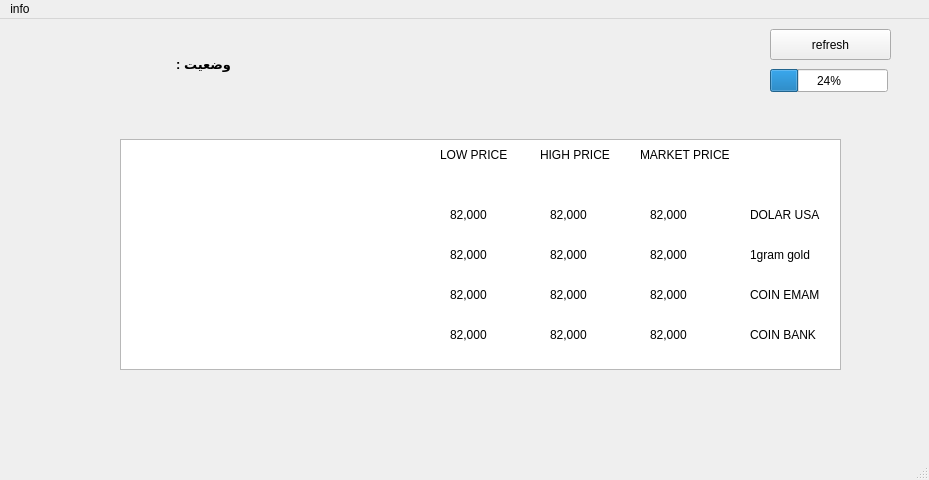
<?xml version="1.0" encoding="UTF-8"?>
<ui version="4.0">
 <class>MainWindow</class>
 <widget class="QMainWindow" name="MainWindow">
  <property name="geometry">
   <rect>
    <x>0</x>
    <y>0</y>
    <width>929</width>
    <height>480</height>
   </rect>
  </property>
  <property name="windowTitle">
   <string>MainWindow</string>
  </property>
  <property name="styleSheet">
   <string notr="true"/>
  </property>
  <widget class="QWidget" name="centralwidget">
   <widget class="QPushButton" name="pushButton">
    <property name="geometry">
     <rect>
      <x>770</x>
      <y>10</y>
      <width>121</width>
      <height>31</height>
     </rect>
    </property>
    <property name="text">
     <string>refresh</string>
    </property>
   </widget>
   <widget class="QProgressBar" name="progressBar">
    <property name="geometry">
     <rect>
      <x>770</x>
      <y>50</y>
      <width>118</width>
      <height>23</height>
     </rect>
    </property>
    <property name="value">
     <number>24</number>
    </property>
   </widget>
   <widget class="QTextBrowser" name="textBrowser">
    <property name="geometry">
     <rect>
      <x>120</x>
      <y>120</y>
      <width>721</width>
      <height>231</height>
     </rect>
    </property>
   </widget>
   <widget class="QLabel" name="label">
    <property name="geometry">
     <rect>
      <x>750</x>
      <y>180</y>
      <width>91</width>
      <height>31</height>
     </rect>
    </property>
    <property name="text">
     <string>DOLAR USA</string>
    </property>
   </widget>
   <widget class="QLabel" name="label_2">
    <property name="geometry">
     <rect>
      <x>640</x>
      <y>120</y>
      <width>101</width>
      <height>31</height>
     </rect>
    </property>
    <property name="text">
     <string>MARKET PRICE</string>
    </property>
   </widget>
   <widget class="QLabel" name="label_3">
    <property name="geometry">
     <rect>
      <x>540</x>
      <y>120</y>
      <width>101</width>
      <height>31</height>
     </rect>
    </property>
    <property name="text">
     <string>HIGH PRICE</string>
    </property>
   </widget>
   <widget class="QLabel" name="label_4">
    <property name="geometry">
     <rect>
      <x>440</x>
      <y>120</y>
      <width>101</width>
      <height>31</height>
     </rect>
    </property>
    <property name="text">
     <string>LOW PRICE</string>
    </property>
   </widget>
   <widget class="QLabel" name="label_5">
    <property name="geometry">
     <rect>
      <x>750</x>
      <y>220</y>
      <width>91</width>
      <height>31</height>
     </rect>
    </property>
    <property name="text">
     <string>1gram gold</string>
    </property>
   </widget>
   <widget class="QLabel" name="label_6">
    <property name="geometry">
     <rect>
      <x>750</x>
      <y>260</y>
      <width>91</width>
      <height>31</height>
     </rect>
    </property>
    <property name="text">
     <string>COIN EMAM</string>
    </property>
   </widget>
   <widget class="QLabel" name="label_7">
    <property name="geometry">
     <rect>
      <x>750</x>
      <y>300</y>
      <width>91</width>
      <height>31</height>
     </rect>
    </property>
    <property name="text">
     <string>COIN BANK</string>
    </property>
   </widget>
   <widget class="QLabel" name="label_8">
    <property name="geometry">
     <rect>
      <x>650</x>
      <y>180</y>
      <width>91</width>
      <height>31</height>
     </rect>
    </property>
    <property name="text">
     <string>82,000</string>
    </property>
   </widget>
   <widget class="QLabel" name="label_9">
    <property name="geometry">
     <rect>
      <x>550</x>
      <y>180</y>
      <width>91</width>
      <height>31</height>
     </rect>
    </property>
    <property name="text">
     <string>82,000</string>
    </property>
   </widget>
   <widget class="QLabel" name="label_10">
    <property name="geometry">
     <rect>
      <x>450</x>
      <y>180</y>
      <width>91</width>
      <height>31</height>
     </rect>
    </property>
    <property name="text">
     <string>82,000</string>
    </property>
   </widget>
   <widget class="QLabel" name="label_11">
    <property name="geometry">
     <rect>
      <x>450</x>
      <y>220</y>
      <width>91</width>
      <height>31</height>
     </rect>
    </property>
    <property name="text">
     <string>82,000</string>
    </property>
   </widget>
   <widget class="QLabel" name="label_12">
    <property name="geometry">
     <rect>
      <x>450</x>
      <y>260</y>
      <width>91</width>
      <height>31</height>
     </rect>
    </property>
    <property name="text">
     <string>82,000</string>
    </property>
   </widget>
   <widget class="QLabel" name="label_13">
    <property name="geometry">
     <rect>
      <x>450</x>
      <y>300</y>
      <width>91</width>
      <height>31</height>
     </rect>
    </property>
    <property name="text">
     <string>82,000</string>
    </property>
   </widget>
   <widget class="QLabel" name="label_14">
    <property name="geometry">
     <rect>
      <x>550</x>
      <y>220</y>
      <width>91</width>
      <height>31</height>
     </rect>
    </property>
    <property name="text">
     <string>82,000</string>
    </property>
   </widget>
   <widget class="QLabel" name="label_15">
    <property name="geometry">
     <rect>
      <x>550</x>
      <y>260</y>
      <width>91</width>
      <height>31</height>
     </rect>
    </property>
    <property name="text">
     <string>82,000</string>
    </property>
   </widget>
   <widget class="QLabel" name="label_16">
    <property name="geometry">
     <rect>
      <x>550</x>
      <y>300</y>
      <width>91</width>
      <height>31</height>
     </rect>
    </property>
    <property name="text">
     <string>82,000</string>
    </property>
   </widget>
   <widget class="QLabel" name="label_17">
    <property name="geometry">
     <rect>
      <x>650</x>
      <y>220</y>
      <width>91</width>
      <height>31</height>
     </rect>
    </property>
    <property name="text">
     <string>82,000</string>
    </property>
   </widget>
   <widget class="QLabel" name="label_18">
    <property name="geometry">
     <rect>
      <x>650</x>
      <y>260</y>
      <width>91</width>
      <height>31</height>
     </rect>
    </property>
    <property name="text">
     <string>82,000</string>
    </property>
   </widget>
   <widget class="QLabel" name="label_19">
    <property name="geometry">
     <rect>
      <x>650</x>
      <y>300</y>
      <width>91</width>
      <height>31</height>
     </rect>
    </property>
    <property name="text">
     <string>82,000</string>
    </property>
   </widget>
   <widget class="QLabel" name="label_20">
    <property name="geometry">
     <rect>
      <x>160</x>
      <y>30</y>
      <width>71</width>
      <height>31</height>
     </rect>
    </property>
    <property name="font">
     <font>
      <pointsize>10</pointsize>
      <weight>75</weight>
      <bold>true</bold>
     </font>
    </property>
    <property name="text">
     <string>وضعیت : </string>
    </property>
   </widget>
   <widget class="QLabel" name="label_21">
    <property name="geometry">
     <rect>
      <x>10</x>
      <y>30</y>
      <width>141</width>
      <height>31</height>
     </rect>
    </property>
    <property name="font">
     <font>
      <pointsize>10</pointsize>
      <weight>75</weight>
      <bold>true</bold>
     </font>
    </property>
    <property name="text">
     <string/>
    </property>
   </widget>
  </widget>
  <widget class="QMenuBar" name="menubar">
   <property name="geometry">
    <rect>
     <x>0</x>
     <y>0</y>
     <width>929</width>
     <height>26</height>
    </rect>
   </property>
   <widget class="QMenu" name="menuinfo">
    <property name="title">
     <string>info</string>
    </property>
    <addaction name="actionabout_us"/>
   </widget>
   <addaction name="menuinfo"/>
  </widget>
  <widget class="QStatusBar" name="statusbar"/>
  <action name="actionabout_us">
   <property name="text">
    <string>about us</string>
   </property>
  </action>
 </widget>
 <resources/>
 <connections/>
</ui>
